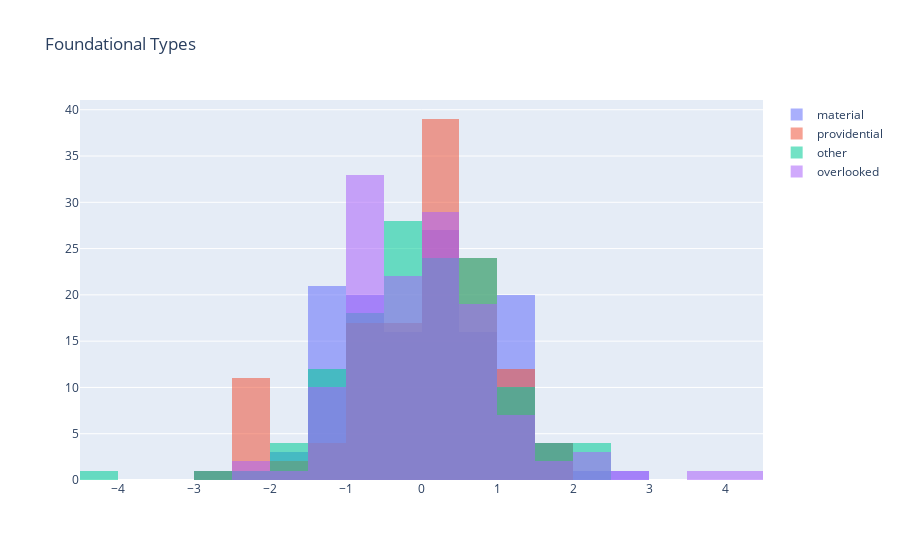

This figure's notebook cell:
### Markdown cell above
Distributions are somewhat different, try plotting how it looks like after our variable transformations to make sure it's suitable for a regression model

### Code cell
plot_overlayed_histograms(foundational_df_transformed, foundational_types, "Foundational Types")

### Figure 1 — Plotly figure (JSON) as saved in the notebook; plotly's stock layout.template omitted (floating-point values rounded to 4 significant figures; data arrays with more than 128 entries replaced by an {"elided": "..."} marker saying what was removed)
{"data": [{"name": "material", "x": {"elided": "131 float values"}, "type": "histogram", "hoverinfo": "all", "opacity": 0.55}, {"name": "providential", "x": {"elided": "131 float values"}, "type": "histogram", "hoverinfo": "all", "opacity": 0.55}, {"name": "other", "x": {"elided": "131 float values"}, "type": "histogram", "hoverinfo": "all", "opacity": 0.55}, {"name": "overlooked", "x": {"elided": "131 float values"}, "type": "histogram", "hoverinfo": "all", "opacity": 0.55}], "layout": {"title": {"text": "Foundational Types"}, "barmode": "overlay"}}
